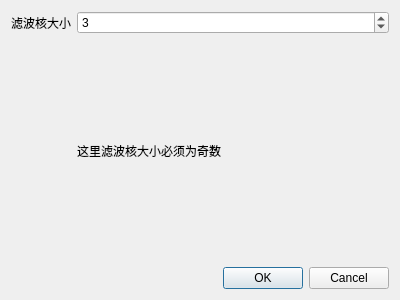
<?xml version="1.0" encoding="UTF-8"?>
<ui version="4.0">
 <class>Median</class>
 <widget class="QDialog" name="Median">
  <property name="geometry">
   <rect>
    <x>0</x>
    <y>0</y>
    <width>400</width>
    <height>300</height>
   </rect>
  </property>
  <property name="windowTitle">
   <string>Dialog</string>
  </property>
  <layout class="QGridLayout" name="gridLayout">
   <item row="0" column="0">
    <widget class="QLabel" name="label">
     <property name="sizePolicy">
      <sizepolicy hsizetype="Fixed" vsizetype="Preferred">
       <horstretch>0</horstretch>
       <verstretch>0</verstretch>
      </sizepolicy>
     </property>
     <property name="text">
      <string>滤波核大小</string>
     </property>
    </widget>
   </item>
   <item row="0" column="1">
    <widget class="QSpinBox" name="size">
     <property name="maximum">
      <number>9999</number>
     </property>
     <property name="value">
      <number>3</number>
     </property>
    </widget>
   </item>
   <item row="1" column="1">
    <widget class="QLabel" name="label_2">
     <property name="text">
      <string>这里滤波核大小必须为奇数</string>
     </property>
    </widget>
   </item>
   <item row="2" column="1">
    <widget class="QDialogButtonBox" name="buttonBox">
     <property name="standardButtons">
      <set>QDialogButtonBox::Cancel|QDialogButtonBox::Ok</set>
     </property>
    </widget>
   </item>
  </layout>
 </widget>
 <resources/>
 <connections/>
</ui>
